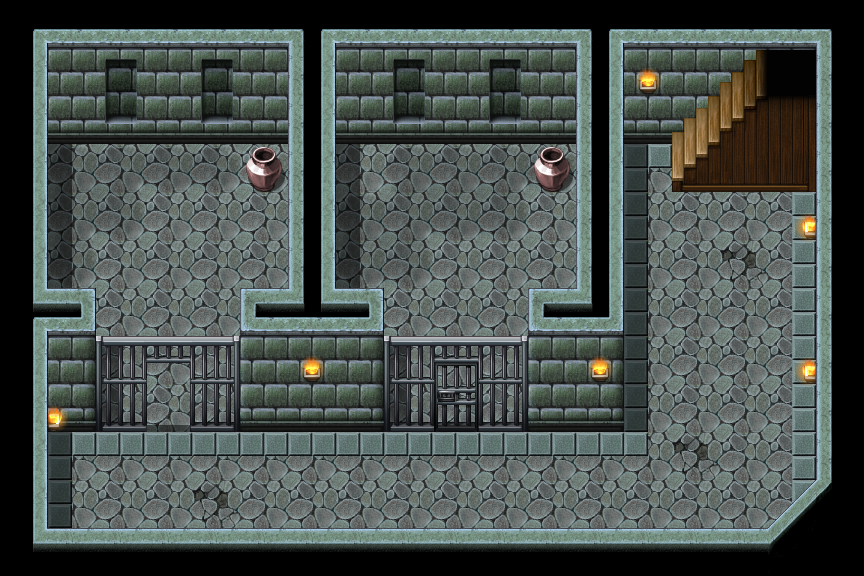

This is a level from a 2D game, rendered from its Tiled map with the project's own tilesets. A one-line summary and the map file follow, with tile-layer data summarised:
An orthogonal 36x24 tile map with 24x24 px tiles, 9 tile layers (under0_none, under1_ground, under2_shade, under3_door, ...), 5 tilesets and 36 objects (2x inv, 2x lastdenn_jail, wood, door_lastdenn_jail_b1, note_prison_bucket, ...).

<map version="1.11" tiledversion="1.12.2" orientation="orthogonal" renderorder="right-down" width="36" height="24" tilewidth="24" tileheight="24" infinite="0" nextlayerid="23" nextobjectid="67">
 <properties>
  <property name="bgm" value="bgm_cell" />
  <property name="lightmap_player" value="light_player" />
  <property name="step_sound" value="stone" />
 </properties>
 <tileset firstgid="1" name="lastdenn_cell_b1" tilewidth="24" tileheight="24" tilecount="722" columns="38">
  <image source="tilesets/lastdenn_cell_b1.png" width="912" height="456" />
 </tileset>
 <tileset firstgid="723" source="tilesets/fsm_inside01_e.tsx" />
 <tileset firstgid="1747" source="tilesets/fsm_flame02.tsx" />
 <tileset firstgid="2515" source="tilesets/fsm_inside01_b.tsx" />
 <tileset firstgid="3539" source="tilesets/fsm_object02.tsx" />
 <layer id="2" name="under0_none" width="36" height="24">
  <data>[864 cells, 0 non-empty, 0 distinct tile ids]</data>
 </layer>
 <layer id="1" name="under1_ground" width="36" height="24">
  <data>[864 cells, 824 non-empty, 134 distinct tile ids]</data>
 </layer>
 <layer id="3" name="under2_shade" width="36" height="24">
  <data>[864 cells, 24 non-empty, 5 distinct tile ids]</data>
 </layer>
 <layer id="4" name="under3_door" width="36" height="24">
  <data>[864 cells, 6 non-empty, 6 distinct tile ids]</data>
 </layer>
 <layer id="5" name="under4_none" width="36" height="24">
  <data>[864 cells, 0 non-empty, 0 distinct tile ids]</data>
 </layer>
 <layer id="6" name="under5_none" width="36" height="24">
  <data>[864 cells, 0 non-empty, 0 distinct tile ids]</data>
 </layer>
 <layer id="7" name="over6_objects" width="36" height="24">
  <data>[864 cells, 87 non-empty, 29 distinct tile ids]</data>
 </layer>
 <layer id="8" name="over7_none" width="36" height="24">
  <data>[864 cells, 0 non-empty, 0 distinct tile ids]</data>
 </layer>
 <layer id="9" name="over8_none" width="36" height="24">
  <data>[864 cells, 0 non-empty, 0 distinct tile ids]</data>
 </layer>
 <objectgroup color="#0055ff" id="11" name="sound">
  <object id="55" name="wood" x="672" y="96" width="72" height="96" />
 </objectgroup>
 <objectgroup color="#aa0000" id="12" name="collision">
  <object id="3" x="672" y="180" width="144" height="12" />
  <object id="4" x="678" y="174" width="138" height="6" />
  <object id="5" x="684" y="168" width="132" height="6" />
  <object id="6" x="690" y="162" width="126" height="6" />
  <object id="8" x="0" y="0" width="672" height="144" />
  <object id="27" x="672" y="0" width="192" height="96" />
  <object id="30" x="816" y="96" width="48" height="480" />
  <object id="31" x="0" y="144" width="48" height="432" />
  <object id="33" x="48" y="552" width="768" height="24" />
  <object id="34" x="792" y="528" width="24" height="24" />
  <object id="36" x="240" y="312" width="384" height="120" />
  <object id="37" x="48" y="312" width="48" height="120" />
  <object id="38" x="288" y="144" width="48" height="168" />
  <object id="39" x="576" y="144" width="48" height="168" />
  <object id="40" x="528" y="144" width="48" height="48" />
  <object id="41" x="240" y="144" width="48" height="48" />
  <object id="44" x="192" y="384" width="48" height="48" />
  <object id="45" x="96" y="384" width="48" height="48" />
 </objectgroup>
 <objectgroup color="#5500ff" id="13" name="rest">
  <object id="57" name="door_lastdenn_jail_b1" x="144" y="336" width="48" height="96" />
  <object id="65" name="note_prison_bucket" x="240" y="144" width="48" height="48" />
  <object id="66" name="chest_jail_01" x="768" y="408" width="48" height="48" />
 </objectgroup>
 <objectgroup color="#aa55ff" id="22" name="hero">
  <object id="56" name="ryiah" x="192" y="360" width="48" height="24">
   <properties>
    <property name="conversation" value="ryiah_join" />
    <property name="direction" value="south" />
   </properties>
  </object>
 </objectgroup>
 <objectgroup color="#55ff7f" id="14" name="npc">
  <object id="59" name="man12" x="432" y="306" width="48" height="24">
   <properties>
    <property name="condition" value="is_garrin_possessed" />
    <property name="conversation" value="garrin_in_jail" />
    <property name="direction" value="south" />
   </properties>
  </object>
  <object id="61" name="man12" type="inv" x="432" y="408" width="48" height="12">
   <properties>
    <property name="condition" value="is_garrin_possessed" />
    <property name="conversation" value="garrin_in_jail" />
   </properties>
  </object>
  <object id="62" name="ryiah" type="inv" x="204" y="408" width="36" height="12">
   <properties>
    <property name="condition" value="is_lastdenn_cell_locked" />
    <property name="conversation" value="quest_lastdenn_ryiah" />
   </properties>
  </object>
 </objectgroup>
 <objectgroup color="#55aaff" id="15" name="spawn">
  <object id="2" name="lastdenn_jail" x="648" y="144" width="48" height="18" />
  <object id="64" name="lastdenn_jail_b1" x="192" y="456" width="48" height="24">
   <properties>
    <property name="direction" value="north" />
   </properties>
  </object>
 </objectgroup>
 <objectgroup color="#ffff7f" id="16" name="portal">
  <object id="1" name="lastdenn_jail" x="696" y="96" width="24" height="66" />
 </objectgroup>
 <objectgroup color="#ffff00" id="18" name="quest">
  <object id="63" name="quest_lastdenn_ryiah" type="check" x="144" y="408" width="48" height="24">
   <properties>
    <property name="comment" value="the condition below is not for unlocking the door, but only for completing the task." />
    <property name="condition" value="_n_1_&gt;=_item_key_lastdenn_jail" />
    <property name="task" value="2" />
   </properties>
  </object>
 </objectgroup>
 <objectgroup color="#ff55ff" id="19" name="event" />
 <objectgroup color="#aaff00" id="20" name="scheduled" />
 <objectgroup color="#ffffff" id="21" name="lights">
  <object id="49" x="624" y="60" width="48" height="48" />
  <object id="50" x="786" y="204" width="48" height="48" />
  <object id="51" x="786" y="348" width="48" height="48" />
  <object id="52" x="576" y="348" width="48" height="48" />
  <object id="53" x="288" y="348" width="48" height="48" />
  <object id="54" x="30" y="396" width="48" height="48" />
 </objectgroup>
</map>
